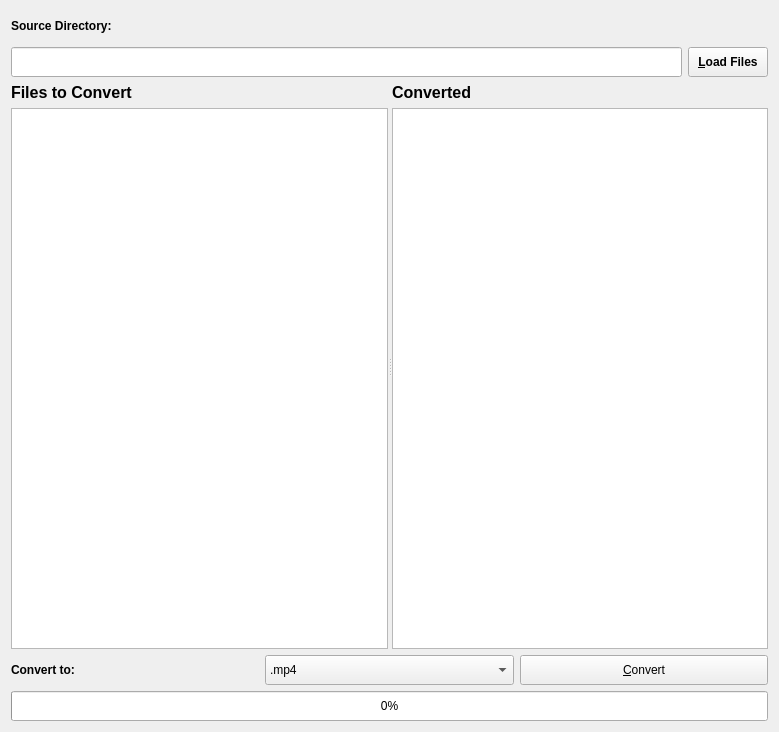
<?xml version="1.0" encoding="UTF-8"?>
<ui version="4.0">
 <class>Window</class>
 <widget class="QWidget" name="Window">
  <property name="geometry">
   <rect>
    <x>0</x>
    <y>0</y>
    <width>779</width>
    <height>732</height>
   </rect>
  </property>
  <property name="windowTitle">
   <string>PyFFMPEGui</string>
  </property>
  <layout class="QGridLayout" name="gridLayout">
   <item row="0" column="0" colspan="2">
    <widget class="QLabel" name="label">
     <property name="minimumSize">
      <size>
       <width>0</width>
       <height>30</height>
      </size>
     </property>
     <property name="maximumSize">
      <size>
       <width>16777215</width>
       <height>30</height>
      </size>
     </property>
     <property name="font">
      <font>
       <weight>75</weight>
       <bold>true</bold>
      </font>
     </property>
     <property name="text">
      <string>Source Directory:</string>
     </property>
    </widget>
   </item>
   <item row="1" column="0">
    <widget class="QLineEdit" name="dirEdit">
     <property name="minimumSize">
      <size>
       <width>0</width>
       <height>30</height>
      </size>
     </property>
     <property name="maximumSize">
      <size>
       <width>16777215</width>
       <height>30</height>
      </size>
     </property>
    </widget>
   </item>
   <item row="1" column="1">
    <widget class="QPushButton" name="loadFilesButton">
     <property name="minimumSize">
      <size>
       <width>0</width>
       <height>30</height>
      </size>
     </property>
     <property name="maximumSize">
      <size>
       <width>16777215</width>
       <height>30</height>
      </size>
     </property>
     <property name="font">
      <font>
       <weight>75</weight>
       <bold>true</bold>
      </font>
     </property>
     <property name="text">
      <string>&amp;Load Files</string>
     </property>
    </widget>
   </item>
   <item row="2" column="0" colspan="2">
    <widget class="QSplitter" name="splitter">
     <property name="orientation">
      <enum>Qt::Horizontal</enum>
     </property>
     <widget class="QWidget" name="layoutWidget">
      <layout class="QVBoxLayout" name="verticalLayout">
       <item>
        <widget class="QLabel" name="label_2">
         <property name="font">
          <font>
           <pointsize>12</pointsize>
           <weight>75</weight>
           <bold>true</bold>
          </font>
         </property>
         <property name="text">
          <string>Files to Convert</string>
         </property>
        </widget>
       </item>
       <item>
        <widget class="QListWidget" name="srcFileList"/>
       </item>
      </layout>
     </widget>
     <widget class="QWidget" name="layoutWidget">
      <layout class="QVBoxLayout" name="verticalLayout_2">
       <item>
        <widget class="QLabel" name="label_3">
         <property name="font">
          <font>
           <pointsize>12</pointsize>
           <weight>75</weight>
           <bold>true</bold>
          </font>
         </property>
         <property name="text">
          <string>Converted</string>
         </property>
        </widget>
       </item>
       <item>
        <widget class="QListWidget" name="dstFileList"/>
       </item>
      </layout>
     </widget>
    </widget>
   </item>
   <item row="3" column="0" colspan="2">
    <layout class="QHBoxLayout" name="horizontalLayout">
     <item>
      <widget class="QLabel" name="label_4">
       <property name="minimumSize">
        <size>
         <width>0</width>
         <height>30</height>
        </size>
       </property>
       <property name="maximumSize">
        <size>
         <width>16777215</width>
         <height>30</height>
        </size>
       </property>
       <property name="font">
        <font>
         <weight>75</weight>
         <bold>true</bold>
        </font>
       </property>
       <property name="text">
        <string>Convert to:</string>
       </property>
      </widget>
     </item>
     <item>
      <widget class="QComboBox" name="formatList">
       <property name="minimumSize">
        <size>
         <width>0</width>
         <height>30</height>
        </size>
       </property>
       <property name="maximumSize">
        <size>
         <width>16777215</width>
         <height>30</height>
        </size>
       </property>
       <property name="font">
        <font>
         <weight>50</weight>
         <italic>false</italic>
         <bold>false</bold>
         <strikeout>false</strikeout>
        </font>
       </property>
       <item>
        <property name="text">
         <string>.mp4</string>
        </property>
       </item>
       <item>
        <property name="text">
         <string>.mkv</string>
        </property>
       </item>
       <item>
        <property name="text">
         <string>.gif</string>
        </property>
       </item>
      </widget>
     </item>
     <item>
      <widget class="QPushButton" name="convertButton">
       <property name="minimumSize">
        <size>
         <width>0</width>
         <height>30</height>
        </size>
       </property>
       <property name="maximumSize">
        <size>
         <width>16777215</width>
         <height>30</height>
        </size>
       </property>
       <property name="text">
        <string>&amp;Convert</string>
       </property>
      </widget>
     </item>
    </layout>
   </item>
   <item row="4" column="0" colspan="2">
    <widget class="QProgressBar" name="progressBar">
     <property name="minimumSize">
      <size>
       <width>0</width>
       <height>30</height>
      </size>
     </property>
     <property name="maximumSize">
      <size>
       <width>16777215</width>
       <height>30</height>
      </size>
     </property>
     <property name="value">
      <number>0</number>
     </property>
    </widget>
   </item>
  </layout>
 </widget>
 <resources/>
 <connections/>
</ui>
